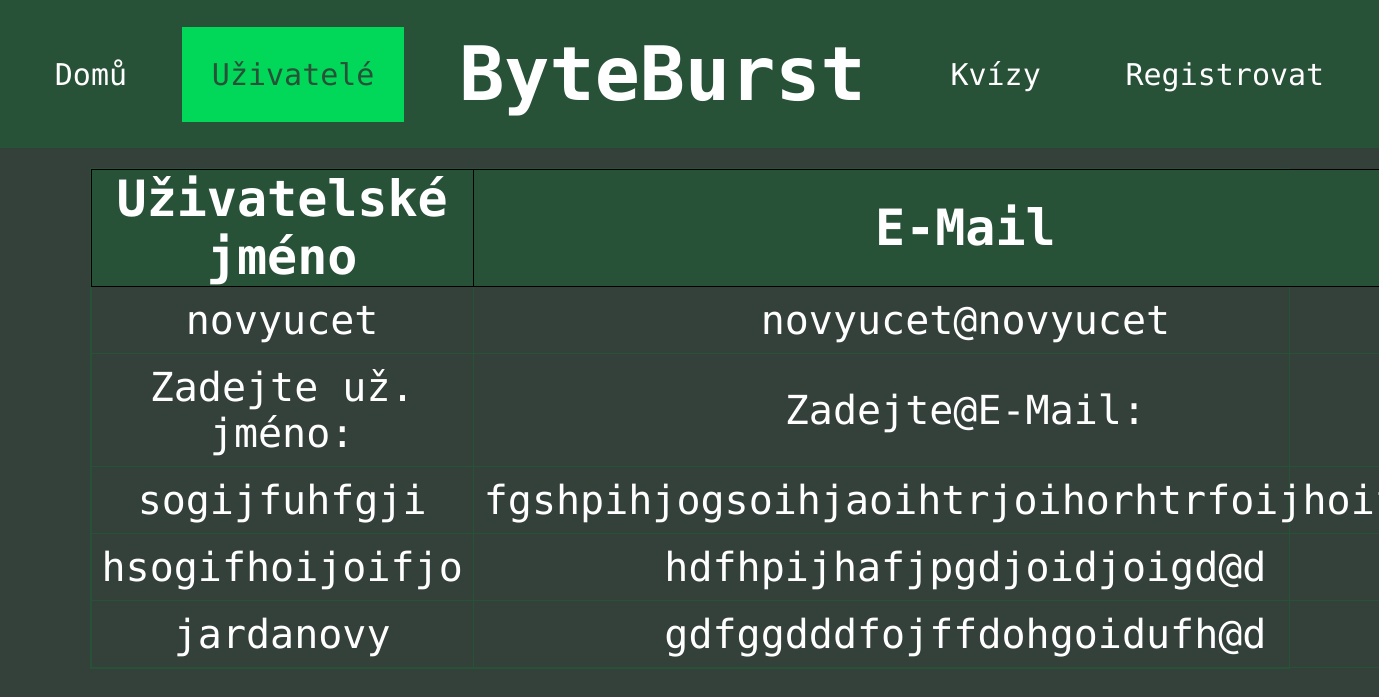
/users, run on an earlier commit of the app's database.
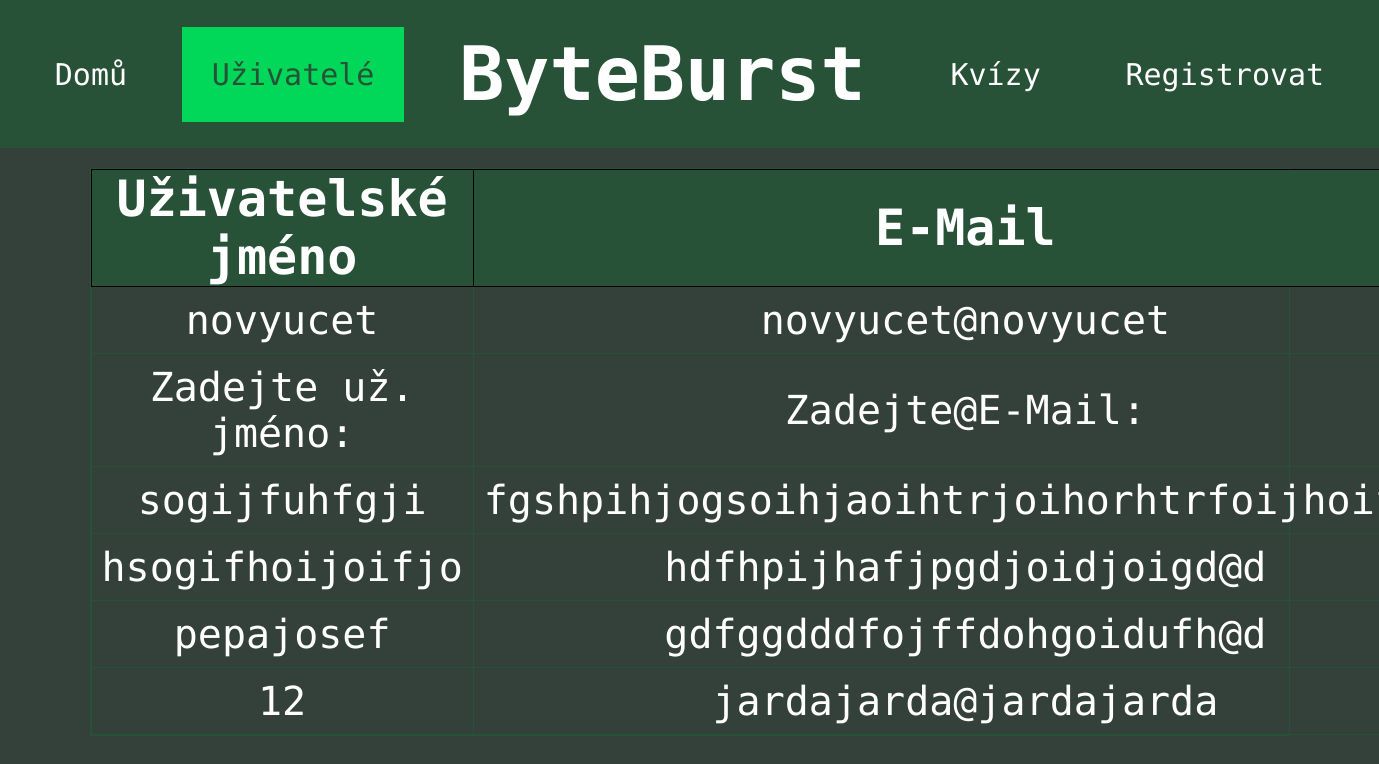
And on a later commit of the database.
### tables this page shows
CREATE TABLE "user" (
	"id"	INTEGER,
	"username"	TEXT UNIQUE,
	"email"	TEXT UNIQUE,
	"password"	TEXT,
	"bio"	TEXT,
	"quiz_correct"	INTEGER DEFAULT 0,
	"quiz_absolved"	INTEGER DEFAULT 0,
	"is_admin"	INTEGER DEFAULT 0,
	"is_active"	INTEGER NOT NULL DEFAULT 1,
	PRIMARY KEY("id" AUTOINCREMENT)
);

### app.py (the view)
@app.route("/users") # route pro zobrazení všech už. profilů
def users():
    cur, con=db_connect()
    cur.execute("SELECT id, username,email FROM user WHERE is_active=1") # vybrání id, už. jména a e-mailu z tabulky user pro záznamy, kde je is_active rovno 1, tedy uživatelův účet není deaktivoanány
    users=cur.fetchall() # spojení výsledku dotazu do proměnné users
    return render_template("pages/users.html", users=users, active=2) # přesměrování na stránku users.html s předaným parametrem users

### app.py (called while the page is built)
def db_connect():
    con = sqlite3.connect("database.db") # připojení do databáze uložené v adresáři jako database.db
    cur = con.cursor() # vytvoření cursor pro interakci s databází
    return cur, con

### templates/pages/users.html (shortened to what this page needs)
{% extends "layout/header.html" %}
{% block content %}
<table class="user-table" style="position: relative;">
    <tr>
        <th style="text-align: center; padding: 0;">Uživatelské jméno</th>
        <th>E-Mail</th>
    </tr>
    {% for user in users %}
    <tr>
        <td><a href="{{ url_for('user', user_id=user[0]) }}" style="text-decoration: none;">{{ user[1] }}</a></td>
        <td>{{ user[2] }}</td>
    </tr>
    {% endfor %}
</table>
{% endblock %}

### templates/layout/header.html (shortened to what this page needs)
<!DOCTYPE html>
<html lang="en">
<head>
    <link rel="stylesheet" href="{{ url_for('static', filename='css/style.css') }}">
</head>
<body>
<header>
    <ul>
            {% if active==1 %}
            <li><a class="active" href="{{url_for('index')}}">Domů</a></li>
            {% else %}
            <li><a href="{{url_for('index')}}">Domů</a></li>
            {% endif %}
            {% if active==2 %}
            <li><a class="active" href="{{url_for('users')}}">Uživatelé</a></li>
            {% else %}
            <li><a href="{{url_for('users')}}">Uživatelé</a></li>
            {% endif %}
            <li style="margin: 30px;"><h1>ByteBurst</h1></li>
            {% if active==3 %}
            <li><a class="active" href="{{url_for('kvizy')}}">Kvízy</a></li>
            {% else %}
            <li><a href="{{url_for('kvizy')}}">Kvízy</a></li>
            {% endif %}
            {% if active==4 and not session["username"] %}
            <li><a class="active" href="{{url_for('profile')}}">Registrovat</a></li>
            {% elif not session["username"] %}
            <li><a href="{{url_for('profile')}}">Registrovat</a></li>
            {% elif active!=4 %}
            <li><a href="{{url_for('profile')}}">{{ session["username"] }}</a></li>
            {% else %}
            <li style="float:right"><a class="active"  href="{{url_for('profile')}}">{{ session["username"] }}</a></li>
            {% endif %}
      </ul>
</header>
    {% block content %}{% endblock %}
</body>
</html>

### static/css/style.css (style rules this page uses)
* { font-family: "Ubuntu Mono", monospace; color: white; }
:root { --background-green:#285238; --hover-green:#007C41; --active-green:#01D758; --page-background: #34403A; }
body { margin: 0; padding: 0; background-color: #34403A; }
header ul { list-style-type: none; margin: 0; padding: 0; overflow: hidden; background-color: var(--background-green); display: flex; justify-content: space-evenly; align-items: center; }
header li a, button { display: block; text-align: center; padding: 30px; margin: 0; text-decoration: none; font-size:30px; transition: 0.3s; background-color: none; }
header .active { background-color: var(--active-green); color:var(--background-green); }
h1 { font-size: 75px; display: inline-block; text-align: center; margin: auto; position: relative; }
.user-table { width: 1200px; border: solid var(--background-green) 1px; border-collapse: collapse; margin: auto; display: block; margin-top: 20px; }
.user-table th { font-size: 50px; padding: 10px; text-align: center; border: solid black 1px; }
.user-table td { font-size: 40px; border: solid var(--background-green) 1px; }
.user-table tr:first-child { background-color: var(--background-green); }
.profile-links tr, td { text-align: center; padding: 10px; }

What changed in the data, as far as the page shows it:
changed user "gdfggdddfojffdohgoidufh@d": username "jardanovy" → "pepajosef"
added user: username "12", email "jardajarda@jardajarda"
